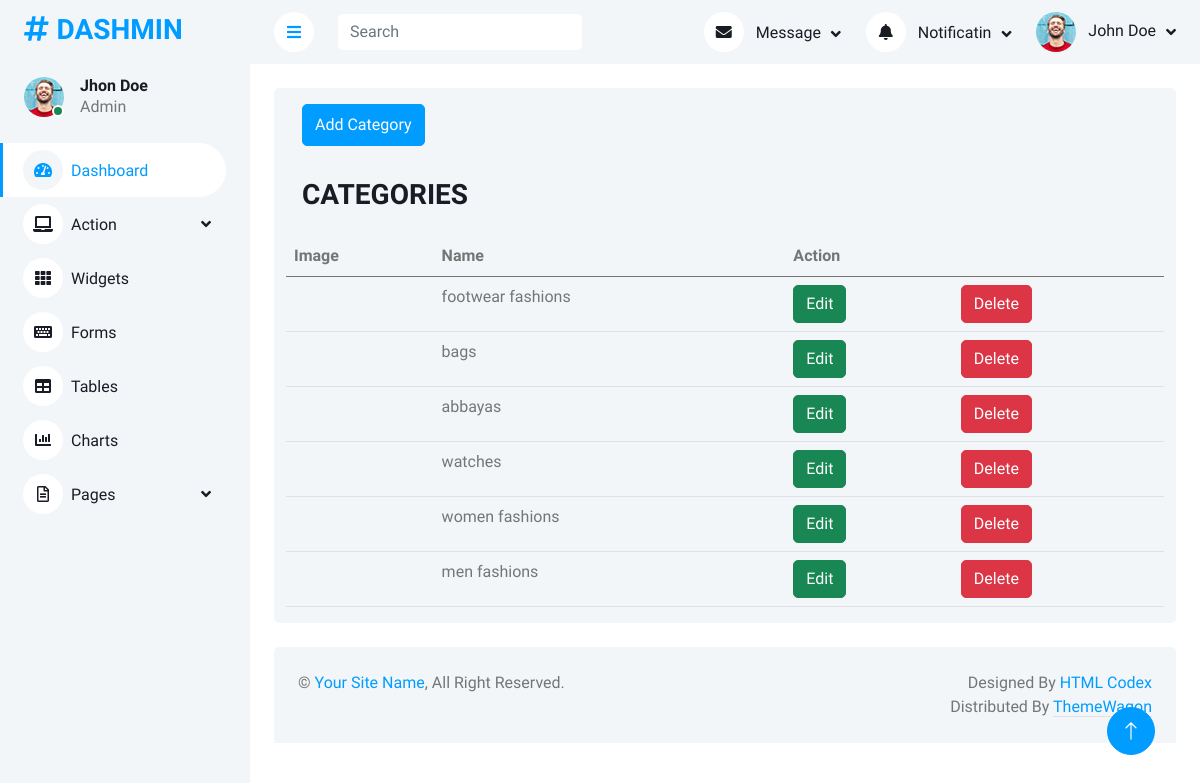
/dashmin-1.0.0/categories.php, run on an earlier commit of the app's database.
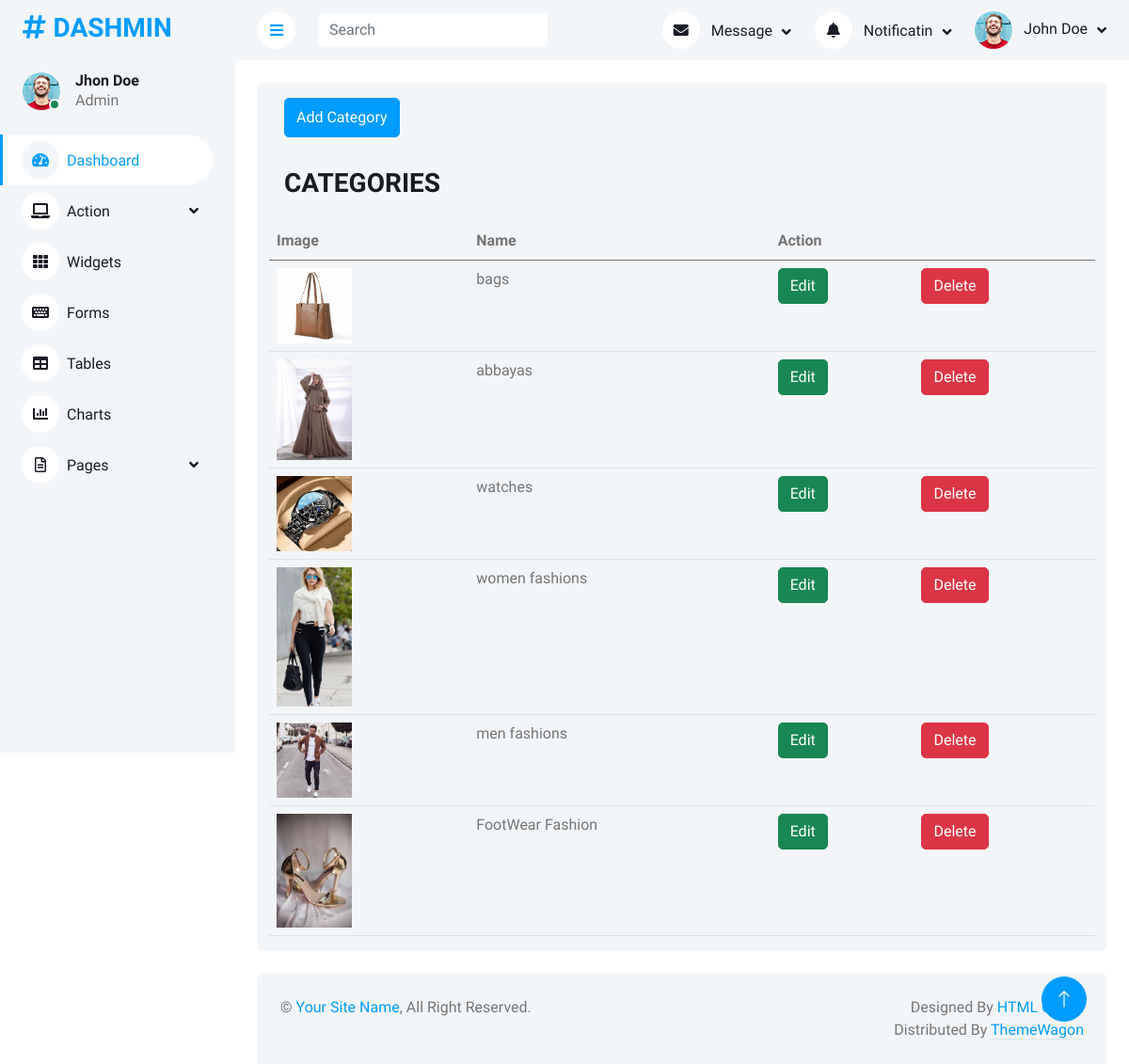
And on a later commit of the database.
### tables this page shows
CREATE TABLE `categories` (
  `id` int(11) NOT NULL,
  `name` varchar(30) DEFAULT NULL,
  `image` varchar(100) DEFAULT NULL
);

### dashmin-1.0.0/php/query.php (called while the page is built, shortened)
<?php
$catImageAddress = 'img/categories/';
?>

### dashmin-1.0.0/categories.php (the view, shortened to what this page needs)
<?php
include("components/header.php");
?>
<div class="container-fluid pt-4 px-4">
    <div class="row  bg-light rounded mx-0">
        <div class="col-lg-12">
            <button type="button" class="btn btn-primary m-3 py-2" data-bs-toggle="modal" data-bs-target="#staticBackdrop">Add Category</button>
        </div>
        <div class="col-md-12">
            <h3 class="px-3 py-3">CATEGORIES</h3>
            <table class="table">
                <thead>
                    <tr>
                        <th scope="col">Image</th>
                        <th scope="col">Name</th>
                        <th scope="col" colspan="2">Action</th>
                    </tr>
                </thead>
                <tbody>
                    <?php
    $query = $pdo->query("select * from categories");
    $rows = $query->fetchAll(PDO::FETCH_ASSOC);
  foreach($rows as $keys){
    ?>
 <tr>
                        <th scope="row"><img src="<?php echo $catImageAddress.$keys['image']?>" alt="" srcset=""  width="80"></th>
                        <td><?php echo $keys['name'] ?></td>
                        <td>
                            <a href="" class="btn btn-success" data-bs-toggle="modal" data-bs-target="#ModelUpdate<?php echo $keys['id']?>">Edit</a>
                        </td>
                        <td><a href="" class="btn btn-danger" data-bs-toggle="modal" data-bs-target="#ModelDelete<?php echo $keys['id']?>">Delete</a></td>
                    </tr>
    <?php
  }
                    ?>
                </tbody>
            </table>
        </div>
    </div>
</div>
<?php
include("components/footer.php");
?>

What changed in the data, as far as the page shows it:
removed categories: name "footwear fashions"
changed categories "bags": image: picture added
changed categories "abbayas": image: picture added
changed categories "watches": image: picture added
changed categories "women fashions": image: picture added
changed categories "men fashions": image: picture added
added categories: image (picture), name "FootWear Fashion"
